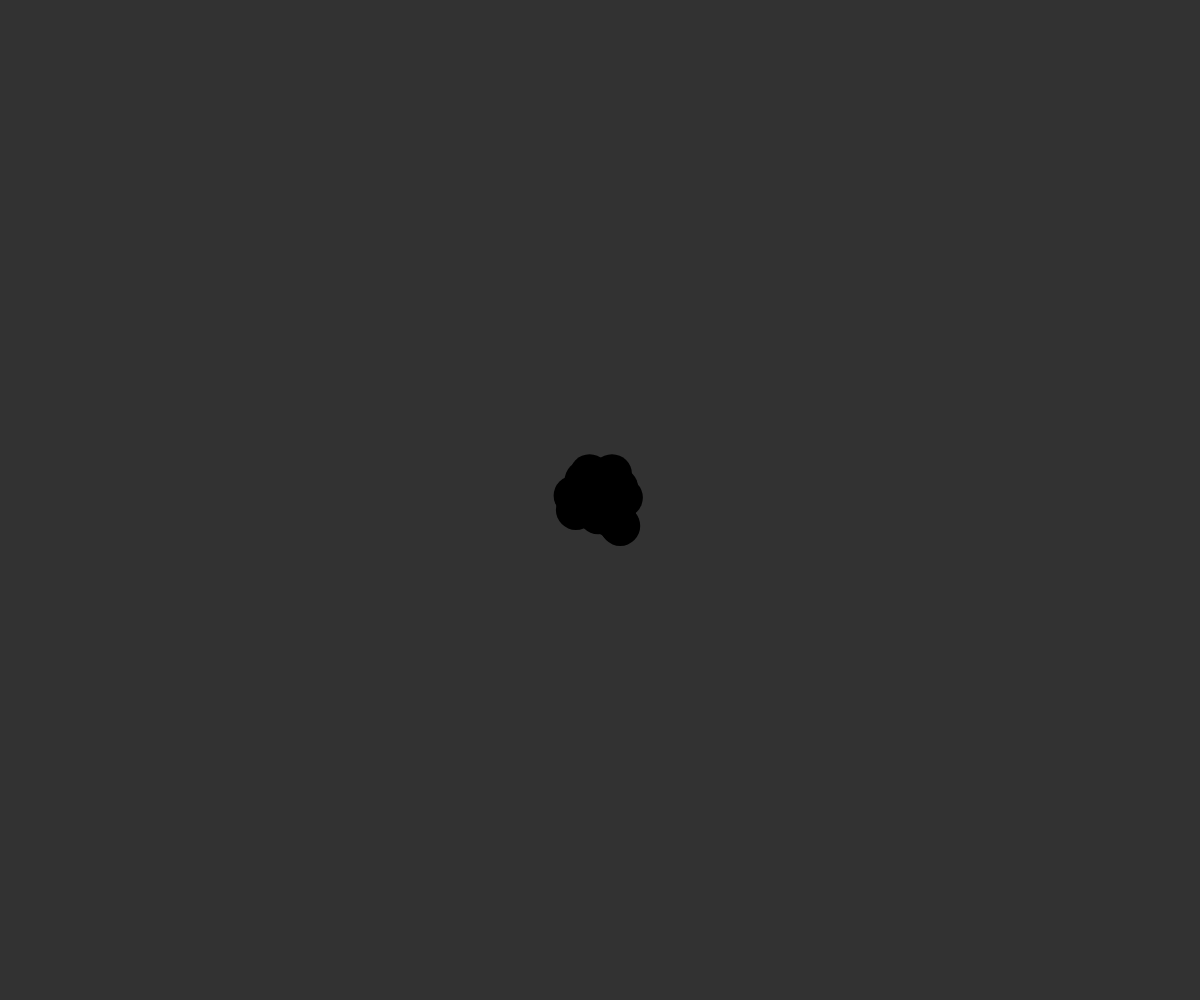
Frame 1 (no input)
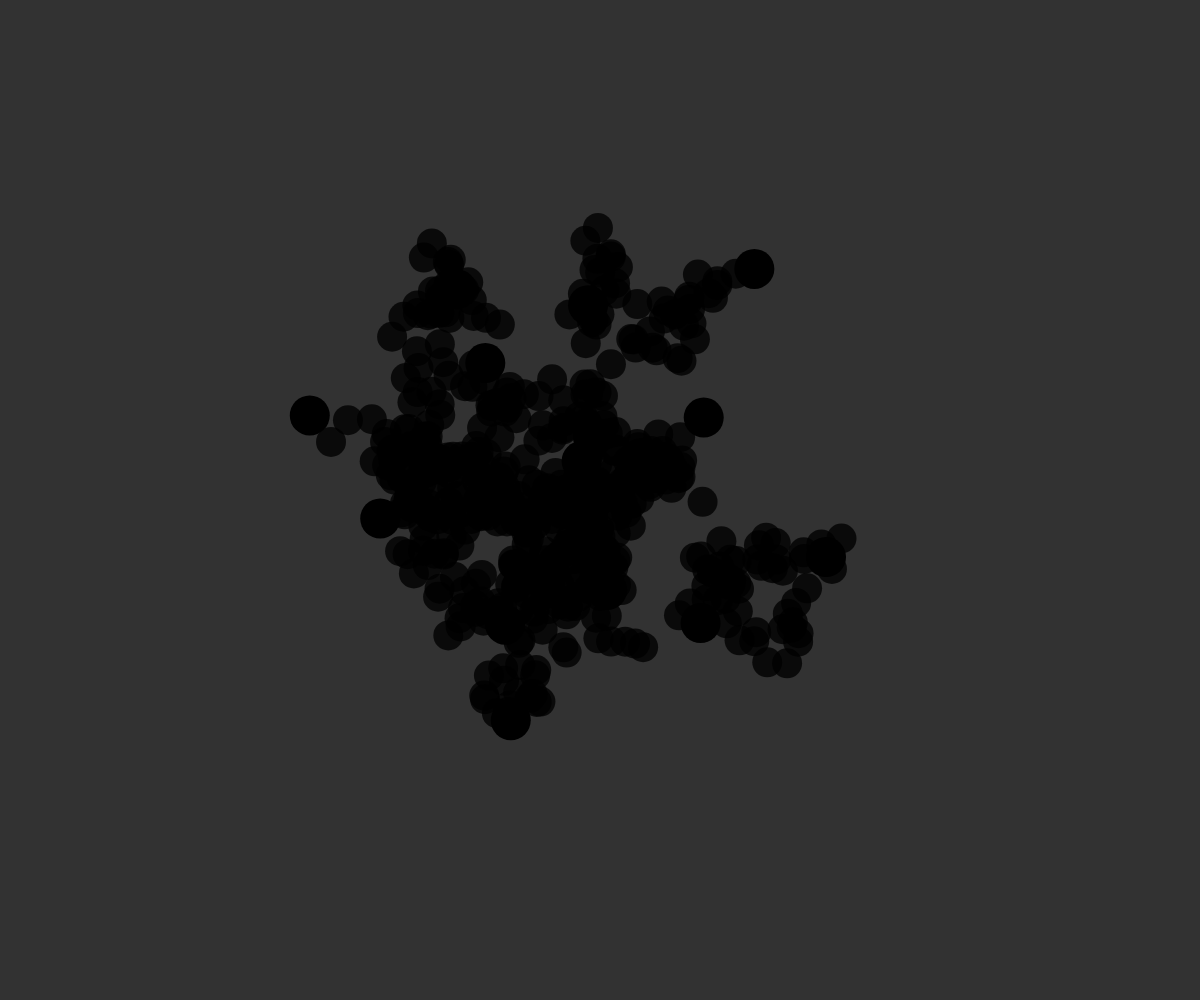
Frame 60 (no input)
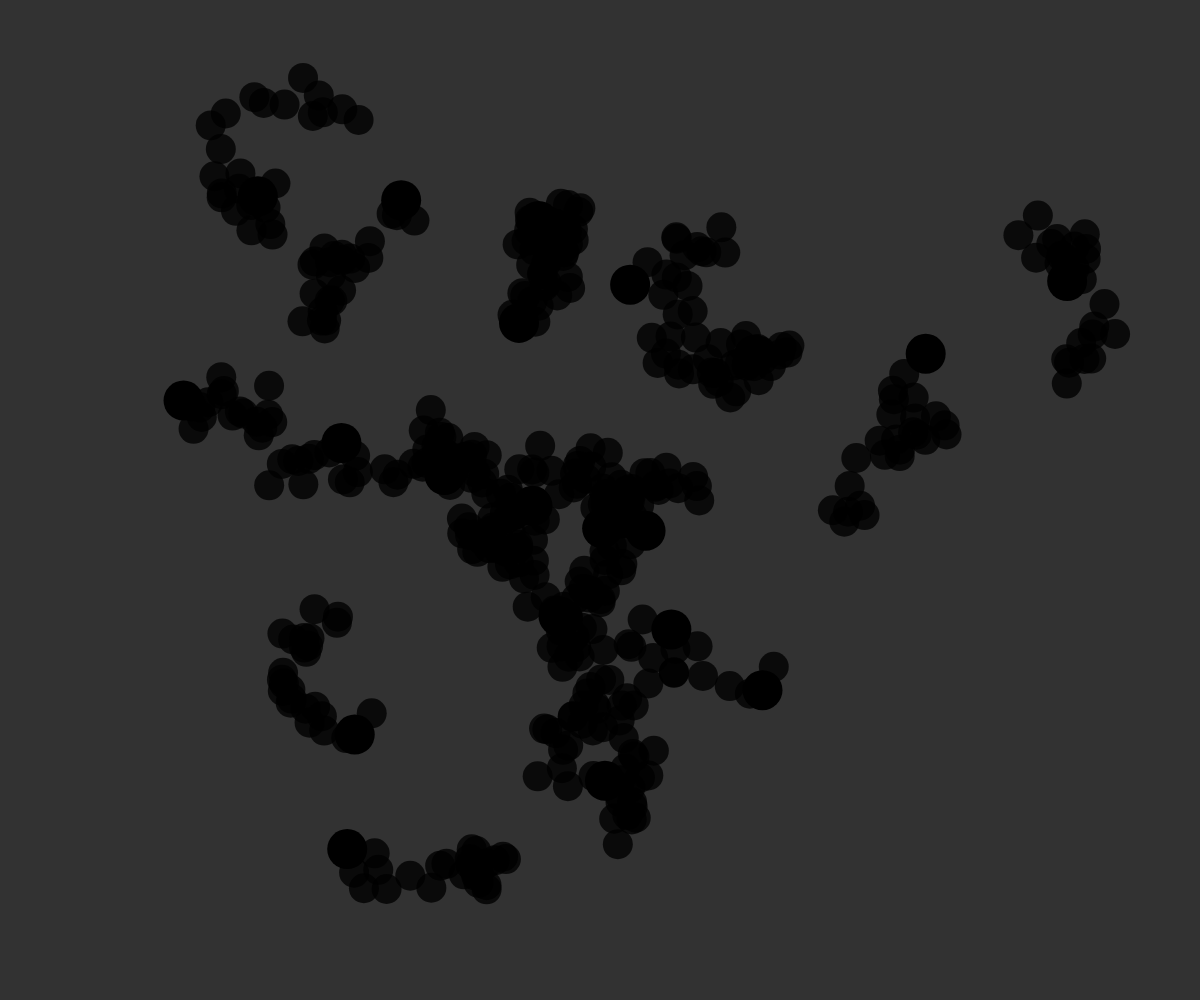
Frame 120 (the mouse pressed at the canvas centre since frame 60)

The p5.js sketch that drew these frames (run headless with seeded random() and noise() and a simulated clock; from frame 60 on, the mouse is pressed at the canvas centre):

// p5.js sketch
// ── sketch.js
/* uses p5.js | by Plasmoxy */

let canvas, bgColor;
let particles = [];

function preload() {
  
}

function setup() {
  bgColor = color(50);
  canvas = createCanvas(windowWidth, windowHeight);
  canvas.mousePressed(canvasPressed);
  
  for (let i = 0; i<20; i++) {
    particles.push(new Particle(width/2, height/2));
  }
  
  
}

function draw() {
  background(bgColor);
  
  for (let part of particles) {
    part.update();
    part.draw();
  }
}

function canvasPressed() {
  
}

// ── particle.js

class Particle {
  constructor(x, y) {
    this.x = x;
    this.y = y;
    this.history = [];
  }
  
  update() {
    this.x += random(-30, 30);
    this.y += random(-30, 30);
    
    if (this.x > width) this.x -= 20;
    if (this.y > height) this.y -= 20;
    if (this.x < 0) this.x += 20;
    if (this.y < 0) this.y += 20;
    
    this.history.push(createVector(this.x, this.y));
    
    if (this.history.length > 25) {
      this.history.splice(0, 1);
    }
  }
  
  draw() {
    
    noStroke();
    fill(0, 200);
    for (let v of this.history) {
      ellipse(v.x, v.y, 30, 30);
    }

    fill(0);
    ellipse(this.x, this.y, 40, 40);
    
    
  }
  
}
